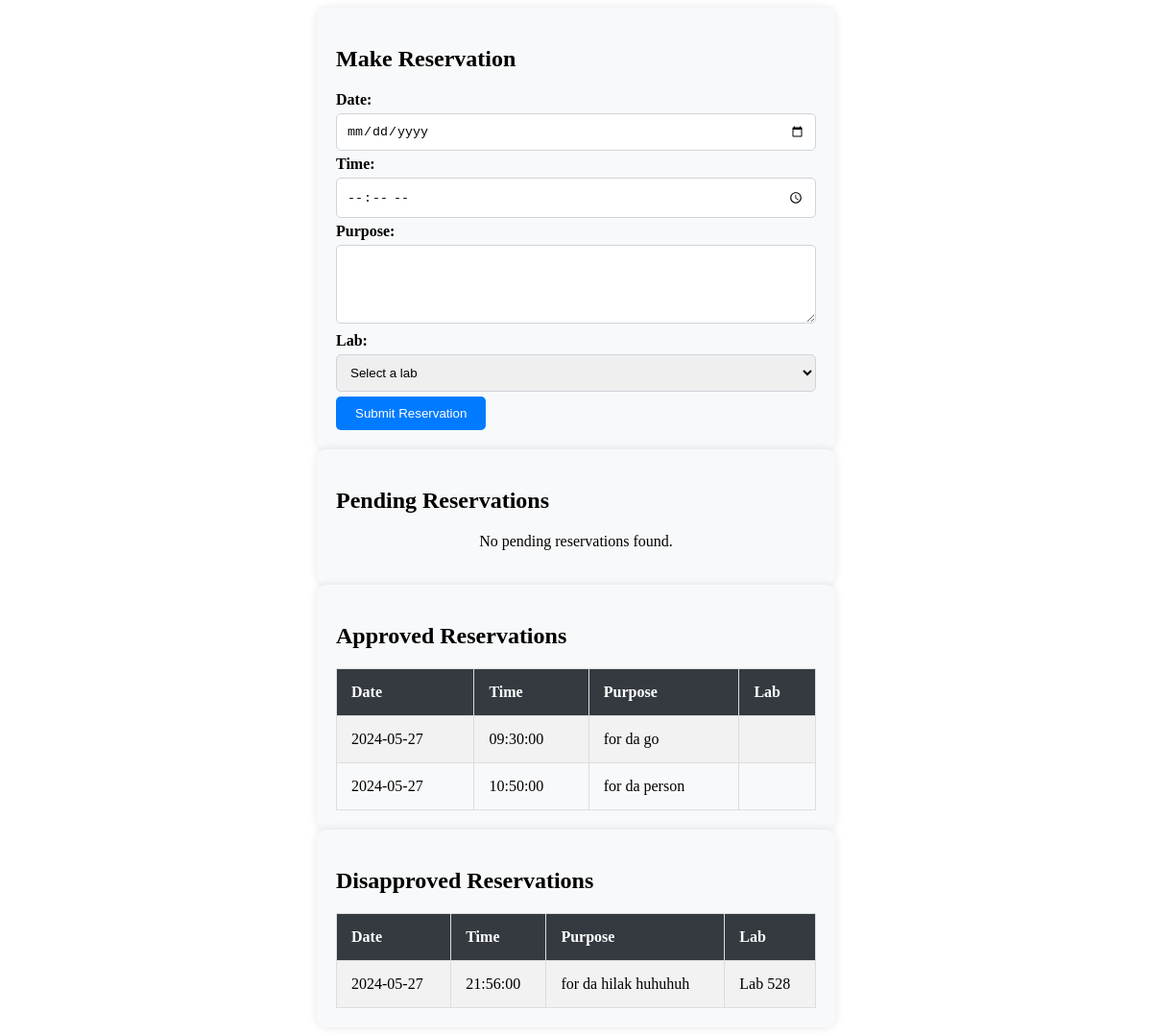
Screenshot of /reserve.php (signed in) with the database file from the repository.
### tables this page shows
CREATE TABLE `reservations` (
  `id` int(11) NOT NULL,
  `student_id` int(11) DEFAULT NULL,
  `date` date DEFAULT NULL,
  `time` time DEFAULT NULL,
  `purpose` text DEFAULT NULL,
  `status` enum('pending','approved','disapproved') DEFAULT 'pending',
  `created_at` timestamp NOT NULL DEFAULT current_timestamp(),
  `updated_at` timestamp NOT NULL DEFAULT current_timestamp() ON UPDATE current_timestamp(),
  `lab` varchar(255) NOT NULL
);

### reserve.php (the view, shortened to what this page needs)
<?php
include 'connector_db.php';
$student_id = $_SESSION['user']['accinfo_id'];
$sql_pending = "SELECT date, time, purpose, lab FROM reservations WHERE student_id='$student_id' AND status='pending'";
$result_pending = mysqli_query($conn, $sql_pending);
$sql_approved = "SELECT date, time, purpose, lab FROM reservations WHERE student_id='$student_id' AND status='approved'";
$result_approved = mysqli_query($conn, $sql_approved);
$sql_disapproved = "SELECT date, time, purpose, lab FROM reservations WHERE student_id='$student_id' AND status='disapproved'";
$result_disapproved = mysqli_query($conn, $sql_disapproved);
?>
<!DOCTYPE html>
<html lang="en">
<head>
</head>
<body>
    <div class="form-container">
        <h2>Make Reservation</h2>
        <form method="post" action="<?php echo htmlspecialchars($_SERVER["PHP_SELF"]); ?>">
            <div>
                <label for="date">Date:</label>
                <input type="date" id="date" name="date" required>
            </div>
            <div>
                <label for="time">Time:</label>
                <input type="time" id="time" name="time" required>
            </div>
            <div>
                <label for="purpose">Purpose:</label>
                <textarea id="purpose" name="purpose" rows="4" required></textarea>
            </div>
            <div>
                <label for="lab">Lab:</label>
                <select id="lab" name="lab" required>
                    <option value="">Select a lab</option>
                </select>
            </div>
            <button type="submit" class="btn">Submit Reservation</button>
        </form>
    </div>
    <?php if (mysqli_num_rows($result_pending) > 0): ?>
        <div class="form-container">
            <h2>Pending Reservations</h2>
            <table>
                <tr>
                    <th>Date</th>
                    <th>Time</th>
                    <th>Purpose</th>
                    <th>Lab</th>
                </tr>
                <?php while($row = mysqli_fetch_assoc($result_pending)): ?>
                    <tr>
                        <td><?php echo $row['date']; ?></td>
                        <td><?php echo $row['time']; ?></td>
                        <td><?php echo $row['purpose']; ?></td>
                        <td><?php echo $row['lab']; ?></td>
                    </tr>
                <?php endwhile; ?>
            </table>
        </div>
    <?php else: ?>
        <div class="form-container">
            <h2>Pending Reservations</h2>
            <p style="text-align:center;">No pending reservations found.</p>
        </div>
    <?php endif; ?>
    <?php if (mysqli_num_rows($result_approved) > 0): ?>
        <div class="form-container">
            <h2>Approved Reservations</h2>
            <table>
                <tr>
                    <th>Date</th>
                    <th>Time</th>
                    <th>Purpose</th>
                    <th>Lab</th>
                </tr>
                <?php while($row = mysqli_fetch_assoc($result_approved)): ?>
                    <tr>
                        <td><?php echo $row['date']; ?></td>
                        <td><?php echo $row['time']; ?></td>
                        <td><?php echo $row['purpose']; ?></td>
                        <td><?php echo $row['lab']; ?></td>
                    </tr>
                <?php endwhile; ?>
            </table>
        </div>
    <?php endif; ?>
    <?php if (mysqli_num_rows($result_disapproved) > 0): ?>
        <div class="form-container">
            <h2>Disapproved Reservations</h2>
            <table>
                <tr>
                    <th>Date</th>
                    <th>Time</th>
                    <th>Purpose</th>
                    <th>Lab</th>
                </tr>
                <?php while($row = mysqli_fetch_assoc($result_disapproved)): ?>
                    <tr>
                        <td><?php echo $row['date']; ?></td>
                        <td><?php echo $row['time']; ?></td>
                        <td><?php echo $row['purpose']; ?></td>
                        <td><?php echo $row['lab']; ?></td>
                    </tr>
                <?php endwhile; ?>
            </table>
        </div>
    <?php endif; ?>
</body>
</html>

### reserve.php (style rules this page uses)
.form-container { max-width: 500px; margin: 0 auto; padding: 20px; background-color: #f8f9fa; border-radius: 10px; box-shadow: 0 0 10px rgba(0, 0, 0, 0.1); }
label { font-weight: bold; }
input[type="date"], input[type="time"], select, textarea { width: 100%; padding: 10px; margin: 5px 0; border: 1px solid #ced4da; border-radius: 5px; box-sizing: border-box; }
.btn { display: inline-block; padding: 10px 20px; background-color: #007bff; color: #fff; text-decoration: none; border: none; border-radius: 5px; cursor: pointer; }
table { width: 100%; border-collapse: collapse; margin-top: 20px; }
table, th, td { border: 1px solid #ddd; }
th, td { padding: 15px; text-align: left; }
th { background-color: #343a40; color: white; }
tr:nth-child(even) { background-color: #f2f2f2; }

### rows the page displays
reservations: date "2024-05-27", time "09:30:00", purpose "for da go"
reservations: date "2024-05-27", time "10:50:00", purpose "for da person"
reservations: date "2024-05-27", time "21:56:00", purpose "for da hilak huhuhuh", lab "Lab 528"
